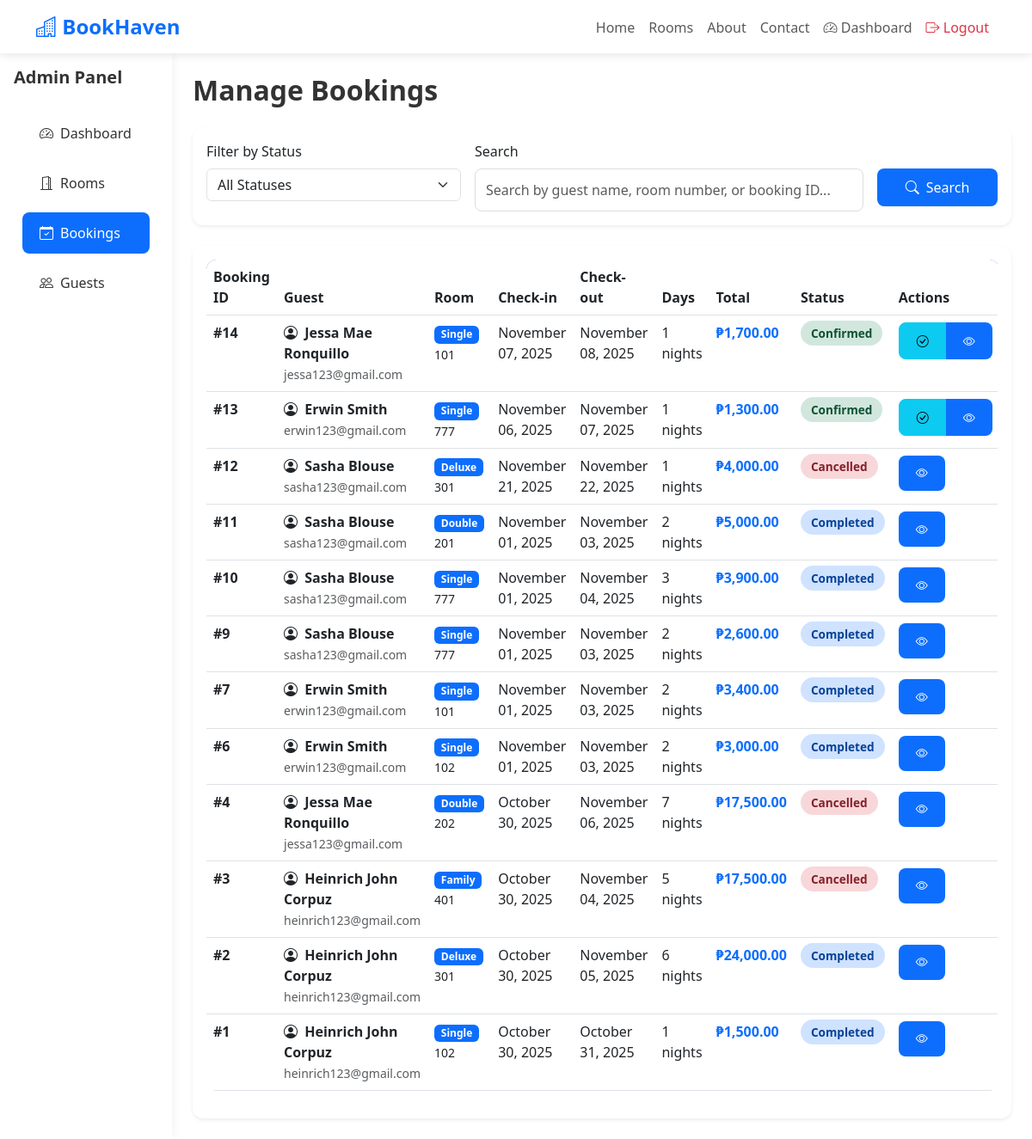
The page /admin/manage-bookings.php (signed in) on the database its author committed.
### tables this page shows
CREATE TABLE `bookings` (
  `id` int(11) NOT NULL,
  `user_id` int(11) NOT NULL,
  `room_id` int(11) NOT NULL,
  `check_in` date NOT NULL,
  `check_out` date NOT NULL,
  `total_price` decimal(10,2) NOT NULL,
  `status` enum('pending','confirmed','cancelled','completed') DEFAULT 'pending',
  `special_requests` text DEFAULT NULL,
  `created_at` timestamp NOT NULL DEFAULT current_timestamp(),
  `updated_at` timestamp NOT NULL DEFAULT current_timestamp() ON UPDATE current_timestamp()
);

CREATE TABLE `users` (
  `id` int(11) NOT NULL,
  `name` varchar(100) NOT NULL,
  `email` varchar(100) NOT NULL,
  `password` varchar(255) NOT NULL,
  `role` enum('admin','guest') DEFAULT 'guest',
  `phone` varchar(20) DEFAULT NULL,
  `created_at` timestamp NOT NULL DEFAULT current_timestamp(),
  `updated_at` timestamp NOT NULL DEFAULT current_timestamp() ON UPDATE current_timestamp()
);

CREATE TABLE `rooms` (
  `id` int(11) NOT NULL,
  `room_type` varchar(50) NOT NULL,
  `room_number` varchar(20) NOT NULL,
  `description` text DEFAULT NULL,
  `price` decimal(10,2) NOT NULL,
  `capacity` int(11) DEFAULT 2,
  `status` enum('available','occupied','maintenance') DEFAULT 'available',
  `image` varchar(255) DEFAULT NULL,
  `amenities` text DEFAULT NULL,
  `created_at` timestamp NOT NULL DEFAULT current_timestamp(),
  `updated_at` timestamp NOT NULL DEFAULT current_timestamp() ON UPDATE current_timestamp()
);

### config.php (called while the page is built, shortened)
<?php
function isLoggedIn() {
    return isset($_SESSION['user_id']);
}
function isAdmin() {
    return isset($_SESSION['role']) && $_SESSION['role'] === 'admin';
}
function formatCurrency($amount) {
    return '₱' . number_format($amount, 2);
}
function formatDate($date) {
    return date('F d, Y', strtotime($date));
}
function calculateDays($check_in, $check_out) {
    $date1 = new DateTime($check_in);
    $date2 = new DateTime($check_out);
    $interval = $date1->diff($date2);
    return $interval->days;
}
?>

### admin/manage-bookings.php (the view, shortened to what this page needs)
<?php
require_once '../config.php';
$conn = getDBConnection();
$search = isset($_GET['search']) ? sanitize($_GET['search']) : '';
$query = "SELECT b.*, u.name as guest_name, u.email as guest_email, u.phone as guest_phone,
          r.room_type, r.room_number, r.image
          FROM bookings b
          JOIN users u ON b.user_id = u.id
          JOIN rooms r ON b.room_id = r.id
          WHERE 1=1";
$query .= " ORDER BY b.created_at DESC";
$bookings = $conn->query($query);
?>
<!DOCTYPE html>
<html lang="en">
<head>
    <link href="https://cdn.jsdelivr.net/npm/bootstrap@5.3.0/dist/css/bootstrap.min.css" rel="stylesheet">
    <link rel="stylesheet" href="https://cdn.jsdelivr.net/npm/bootstrap-icons@1.10.0/font/bootstrap-icons.css">
    <link rel="stylesheet" href="../assets/css/style.css">
</head>
<body>
    <?php include '../includes/navbar.php'; ?>
    <div class="container-fluid">
        <div class="row">
            <div class="col-md-2 admin-sidebar p-0">
                <div class="p-3">
                    <h5 class="fw-bold mb-4">Admin Panel</h5>
                    <ul class="nav flex-column">
                        <li class="nav-item">
                            <a class="nav-link" href="dashboard.php">
                                <i class="bi bi-speedometer2 me-2"></i>Dashboard
                            </a>
                        </li>
                        <li class="nav-item">
                            <a class="nav-link" href="manage-rooms.php">
                                <i class="bi bi-door-open me-2"></i>Rooms
                            </a>
                        </li>
                        <li class="nav-item">
                            <a class="nav-link active" href="manage-bookings.php">
                                <i class="bi bi-calendar-check me-2"></i>Bookings
                            </a>
                        </li>
                        <li class="nav-item">
                            <a class="nav-link" href="manage-users.php">
                                <i class="bi bi-people me-2"></i>Guests
                            </a>
                        </li>
                    </ul>
                </div>
            </div>
            <div class="col-md-10 p-4">
                <h2 class="fw-bold mb-4">Manage Bookings</h2>
                <div class="card shadow-sm mb-4">
                    <div class="card-body">
                        <form method="GET" class="row g-3">
                            <div class="col-md-4">
                                <label class="form-label">Filter by Status</label>
                                <select name="status" class="form-select" onchange="this.form.submit()">
                                    <option value="">All Statuses</option>
                                </select>
                            </div>
                            <div class="col-md-6">
                                <label class="form-label">Search</label>
                                <input type="text" name="search" class="form-control"
                                       placeholder="Search by guest name, room number, or booking ID..."
                                       value="<?php echo $search; ?>">
                            </div>
                            <div class="col-md-2">
                                <label class="form-label">&nbsp;</label>
                                <button type="submit" class="btn btn-primary w-100">
                                    <i class="bi bi-search me-2"></i>Search
                                </button>
                            </div>
                        </form>
                    </div>
                </div>
                <div class="card shadow-sm">
                    <div class="card-body">
                        <div class="table-responsive">
                            <table class="table table-hover">
                                <thead>
                                    <tr>
                                        <th>Booking ID</th>
                                        <th>Guest</th>
                                        <th>Room</th>
                                        <th>Check-in</th>
                                        <th>Check-out</th>
                                        <th>Days</th>
                                        <th>Total</th>
                                        <th>Status</th>
                                        <th>Actions</th>
                                    </tr>
                                </thead>
                                <tbody>
                                    <?php if ($bookings->num_rows > 0): ?>
                                        <?php while($booking = $bookings->fetch_assoc()): ?>
                                        <tr>
                                            <td><strong>#<?php echo $booking['id']; ?></strong></td>
                                            <td>
                                                <div>
                                                    <i class="bi bi-person-circle me-1"></i>
                                                    <strong><?php echo $booking['guest_name']; ?></strong>
                                                </div>
                                                <small class="text-muted"><?php echo $booking['guest_email']; ?></small>
                                            </td>
                                            <td>
                                                <span class="badge bg-primary"><?php echo $booking['room_type']; ?></span>
                                                <br><small><?php echo $booking['room_number']; ?></small>
                                            </td>
                                            <td><?php echo formatDate($booking['check_in']); ?></td>
                                            <td><?php echo formatDate($booking['check_out']); ?></td>
                                            <td><?php echo calculateDays($booking['check_in'], $booking['check_out']); ?> nights</td>
                                            <td class="fw-bold text-primary"><?php echo formatCurrency($booking['total_price']); ?></td>
                                            <td>
                                                <span class="status-badge status-<?php echo $booking['status']; ?>">
                                                    <?php echo ucfirst($booking['status']); ?>
                                                </span>
                                            </td>
                                            <td>
                                                <div class="btn-group" role="group">
                                                    <?php if ($booking['status'] === 'pending'): ?>
                                                        <a href="?action=confirm&id=<?php echo $booking['id']; ?>"
                                                           class="btn btn-sm btn-success"
                                                           onclick="return confirm('Confirm this booking?')"
                                                           title="Confirm">
                                                            <i class="bi bi-check-lg"></i>
                                                        </a>
                                                        <a href="?action=cancel&id=<?php echo $booking['id']; ?>"
                                                           class="btn btn-sm btn-danger"
                                                           onclick="return confirm('Cancel this booking?')"
                                                           title="Cancel">
                                                            <i class="bi bi-x-lg"></i>
                                                        </a>
                                                    <?php elseif ($booking['status'] === 'confirmed'): ?>
                                                        <a href="?action=complete&id=<?php echo $booking['id']; ?>"
                                                           class="btn btn-sm btn-info"
                                                           onclick="return confirm('Mark as completed?')"
                                                           title="Complete">
                                                            <i class="bi bi-check-circle"></i>
                                                        </a>
                                                    <?php endif; ?>
                                                    <button class="btn btn-sm btn-primary"
                                                            onclick="viewBooking(<?php echo htmlspecialchars(json_encode($booking)); ?>)"
                                                            title="View Details">
                                                        <i class="bi bi-eye"></i>
                                                    </button>
                                                </div>
                                            </td>
                                        </tr>
                                        <?php endwhile; ?>
                                    <?php endif; ?>
                                </tbody>
                            </table>
                        </div>
                    </div>
                </div>
            </div>
        </div>
    </div>
</body>
</html>

### includes/navbar.php (shortened to what this page needs)
<nav class="navbar navbar-expand-lg navbar-light bg-white sticky-top">
    <div class="container">
        <a class="navbar-brand" href="<?php echo BASE_URL; ?>index.php">
            <i class="bi bi-buildings"></i> BookHaven
        </a>
        <div class="collapse navbar-collapse" id="navbarNav">
            <ul class="navbar-nav ms-auto">
                <li class="nav-item">
                    <a class="nav-link" href="<?php echo BASE_URL; ?>index.php">Home</a>
                </li>
                <li class="nav-item">
                    <a class="nav-link" href="<?php echo BASE_URL; ?>rooms.php">Rooms</a>
                </li>
                <li class="nav-item">
                    <a class="nav-link" href="<?php echo BASE_URL; ?>about.php">About</a>
                </li>
                <li class="nav-item">
                    <a class="nav-link" href="<?php echo BASE_URL; ?>contact.php">Contact</a>
                </li>
                <?php if (isLoggedIn()): ?>
                    <?php if (isAdmin()): ?>
                        <li class="nav-item">
                            <a class="nav-link" href="<?php echo BASE_URL; ?>admin/dashboard.php">
                                <i class="bi bi-speedometer2"></i> Dashboard
                            </a>
                        </li>
                    <?php endif; ?>
                    <li class="nav-item">
                        <a class="nav-link text-danger" href="<?php echo BASE_URL; ?>logout.php">
                            <i class="bi bi-box-arrow-right"></i> Logout
                        </a>
                    </li>
                <?php endif; ?>
            </ul>
        </div>
    </div>
</nav>

### assets/css/style.css (style rules this page uses)
:root { --primary-color: #0d6efd; --secondary-color: #6c757d; --success-color: #198754; --danger-color: #dc3545; --warning-color: #ffc107; --info-color: #0dcaf0; --dark-color: #212529; --light-color: #f8f9fa; }
body { font-family: 'Segoe UI', Tahoma, Geneva, Verdana, sans-serif; color: #333; }
.navbar { box-shadow: 0 2px 10px rgba(0, 0, 0, 0.1); }
.navbar-brand { font-weight: 700; font-size: 1.5rem; color: var(--primary-color) !important; }
.navbar .navbar-nav .nav-link { position: relative; display: inline-block; padding-bottom: 6px; transition: color 0.28s ease; }
.navbar .navbar-nav .nav-link::after { content: ''; position: absolute; left: 0; bottom: 4px; height: 2px; width: 100%; background: var(--primary-color); transform-origin: center center; transform: scaleX(0); transition: transform 0.32s cubic-bezier(.2,.9,.2,1), opacity 0.18s; opacity: 0.95; }
.btn { border-radius: 8px; padding: 10px 20px; font-weight: 500; transition: all 0.3s ease; }
.btn-primary { background: var(--primary-color); border: none; }
.form-control { border-radius: 8px; padding: 12px; border: 1px solid #ddd; }
.card { border-radius: 12px; border: none; }
.table { border-radius: 12px; overflow: hidden; }
.table thead { background: var(--primary-color); color: white; }
.status-badge { padding: 5px 12px; border-radius: 20px; font-size: 0.85rem; font-weight: 600; }
.status-confirmed { background: #d1e7dd; color: #0f5132; }
.status-cancelled { background: #f8d7da; color: #842029; }
.status-completed { background: #cfe2ff; color: #084298; }
.admin-sidebar { background: white; min-height: calc(100vh - 56px); box-shadow: 2px 0 10px rgba(0, 0, 0, 0.05); }
.admin-sidebar .nav-link { color: #333; padding: 12px 20px; margin: 5px 10px; border-radius: 8px; transition: all 0.3s ease; }
.admin-sidebar .nav-link.active { background: var(--primary-color); color: white; }

### rows shown on the page
bookings: id "14", user.name "Jessa Mae Ronquillo", user.email "jessa123@gmail.com", room.room_type "Single", room.room_number "101", check_in "November 07, 2025", check_out "November 08, 2025", check_in+check_out "1", total_price "₱1,700.00", status "Confirmed"
bookings: id "13", user.name "Erwin Smith", user.email "erwin123@gmail.com", room.room_type "Single", room.room_number "777", check_in "November 06, 2025", check_out "November 07, 2025", check_in+check_out "1", total_price "₱1,300.00", status "Confirmed"
bookings: id "12", user.name "Sasha Blouse", user.email "sasha123@gmail.com", room.room_type "Deluxe", room.room_number "301", check_in "November 21, 2025", check_out "November 22, 2025", check_in+check_out "1", total_price "₱4,000.00", status "Cancelled"
bookings: id "11", user.name "Sasha Blouse", user.email "sasha123@gmail.com", room.room_type "Double", room.room_number "201", check_in "November 01, 2025", check_out "November 03, 2025", check_in+check_out "2", total_price "₱5,000.00", status "Completed"
bookings: id "10", user.name "Sasha Blouse", user.email "sasha123@gmail.com", room.room_type "Single", room.room_number "777", check_in "November 01, 2025", check_out "November 04, 2025", check_in+check_out "3", total_price "₱3,900.00", status "Completed"
bookings: id "9", user.name "Sasha Blouse", user.email "sasha123@gmail.com", room.room_type "Single", room.room_number "777", check_in "November 01, 2025", check_out "November 03, 2025", check_in+check_out "2", total_price "₱2,600.00", status "Completed"
bookings: id "7", user.name "Erwin Smith", user.email "erwin123@gmail.com", room.room_type "Single", room.room_number "101", check_in "November 01, 2025", check_out "November 03, 2025", check_in+check_out "2", total_price "₱3,400.00", status "Completed"
bookings: id "6", user.name "Erwin Smith", user.email "erwin123@gmail.com", room.room_type "Single", room.room_number "102", check_in "November 01, 2025", check_out "November 03, 2025", check_in+check_out "2", total_price "₱3,000.00", status "Completed"
bookings: id "4", user.name "Jessa Mae Ronquillo", user.email "jessa123@gmail.com", room.room_type "Double", room.room_number "202", check_in "October 30, 2025", check_out "November 06, 2025", check_in+check_out "7", total_price "₱17,500.00", status "Cancelled"
bookings: id "3", user.name "Heinrich John Corpuz", user.email "heinrich123@gmail.com", room.room_type "Family", room.room_number "401", check_in "October 30, 2025", check_out "November 04, 2025", check_in+check_out "5", total_price "₱17,500.00", status "Cancelled"
bookings: id "2", user.name "Heinrich John Corpuz", user.email "heinrich123@gmail.com", room.room_type "Deluxe", room.room_number "301", check_in "October 30, 2025", check_out "November 05, 2025", check_in+check_out "6", total_price "₱24,000.00", status "Completed"
bookings: id "1", user.name "Heinrich John Corpuz", user.email "heinrich123@gmail.com", room.room_type "Single", room.room_number "102", check_in "October 30, 2025", check_out "October 31, 2025", check_in+check_out "1", total_price "₱1,500.00", status "Completed"
